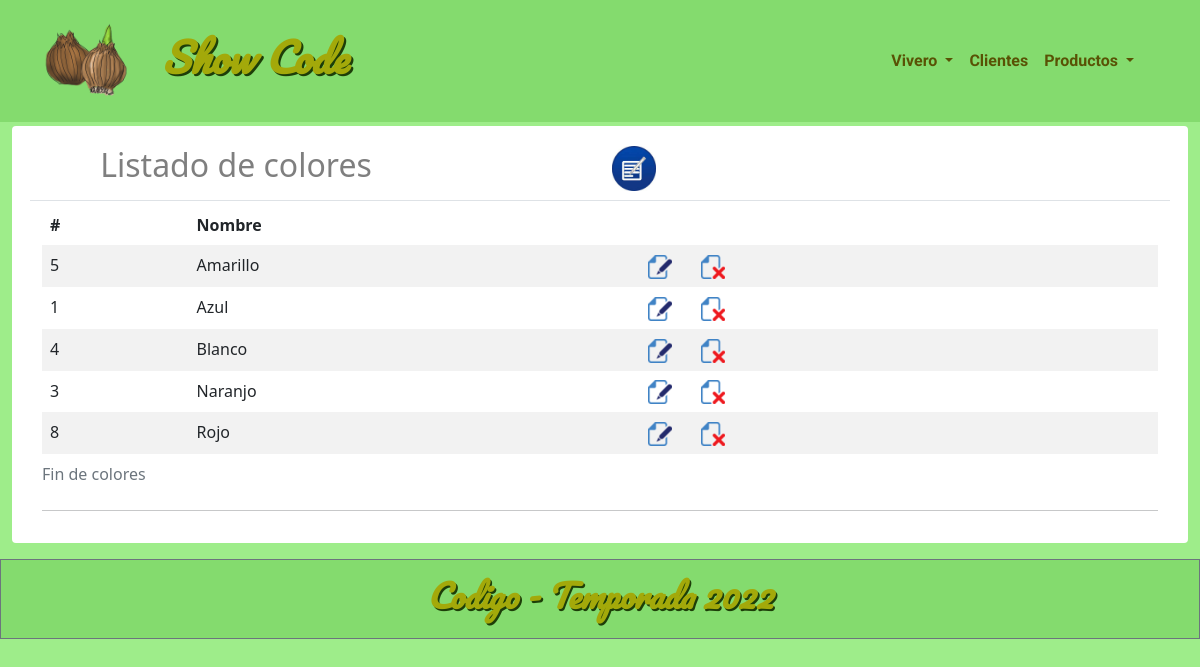
Page /list_colores/ on the committed database.
### appProduct/models.py (models this page shows, shortened)
class Color(models.Model):
        color=models.CharField(max_length=20, unique=True)
        class Meta():
            ordering = ['color']

### appProduct/views.py (the view)
# urls.py: path('list_colores/', views.list_colores,    name='list_colores'),
def list_colores(request):
    colores=Color.objects.all()
    data = {'colores' : colores}
    return render(request, 'appProduct/colores/list.html', data)

### appProduct/context_processors.py (called while the page is built)
def menu_categorias(request):
    categorias  = Categoria.objects.all()
    return {'menu_categorias': categorias}

### templates/appProduct/colores/list.html (shortened to what this page needs)
{% extends '../../base.html' %}
{% load static %}
{% block content %}
<div class="card mt-1 border-0">
  <div class="card-body">
    <div class="container text-left text-black-50 mt-1 mb-1 border-bottom">
      <div class="row">
        <div class="col">
          <h2>
            <blockquote>&nbsp;&nbsp;&nbsp;&nbsp;&nbsp;&nbsp; Listado de colores</blockquote>
          </h2>
        </div>
        <div class="col">
          <a href="{% url 'appProduct:add_colores' %}">
            <img title="Crear" src="{% static '/images/iconos/edit.jpg' %}" alt="Crear" height="45" width="" /></a>
        </div>
      </div>
    </div>
    <div class="container table-responsive">
      <table class="table table-striped table-borderless table-hover">
        <caption>Fin de colores</caption>
        <thead>
          <tr>
            <th scope="col">#</th>
            <th scope="col">Nombre</th>
          </tr>
        </thead>
        <tbody>
          {% for c in colores %}
          <tr>
            <td>{{ c.id }}</td>
            <td>{{ c.color | title }}</td>
            <td>
              <div>
                <a href="{% url 'appProduct:mod_colores' c.id %}">
                  <img title="Modificar" src="{% static 'images/iconos/pyedit24.png' %}" alt="Modificar" /></a>
                <a href="#" onclick="delColores({{ c.id }})">
                  <img title="Eliminar" src="{% static 'images/iconos/pydelete24.png' %}" alt="Eliminar" /></a>
              </div>
            </td>
          </tr>
          {% endfor %}
        </tbody>
      </table>
      <hr>
    </div>
  </div>
</div>
{% endblock %}

### static/css/mystyle.css (style rules this page uses)
body { background-color: hwb(108 54% 7%); }

### rows in the picture
Color: id "5", color "Amarillo"
Color: id "1", color "Azul"
Color: id "4", color "Blanco"
Color: id "3", color "Naranjo"
Color: id "8", color "Rojo"
